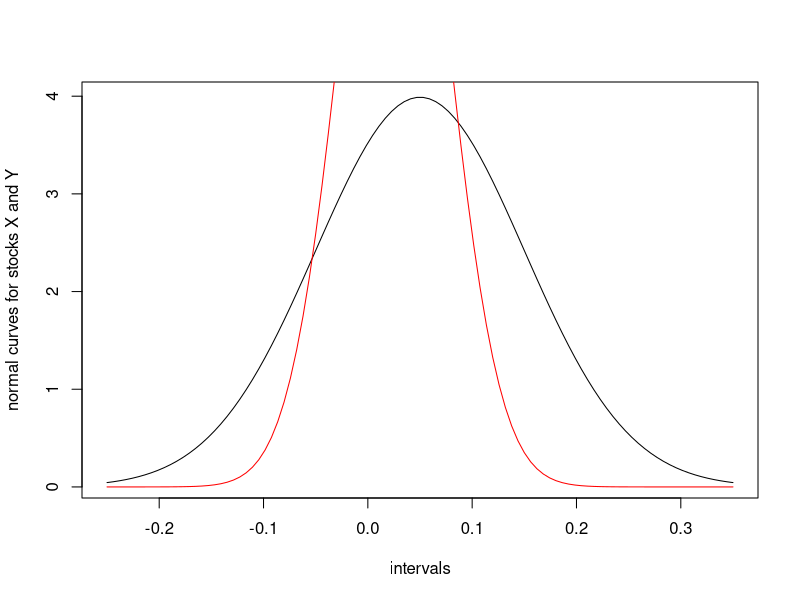
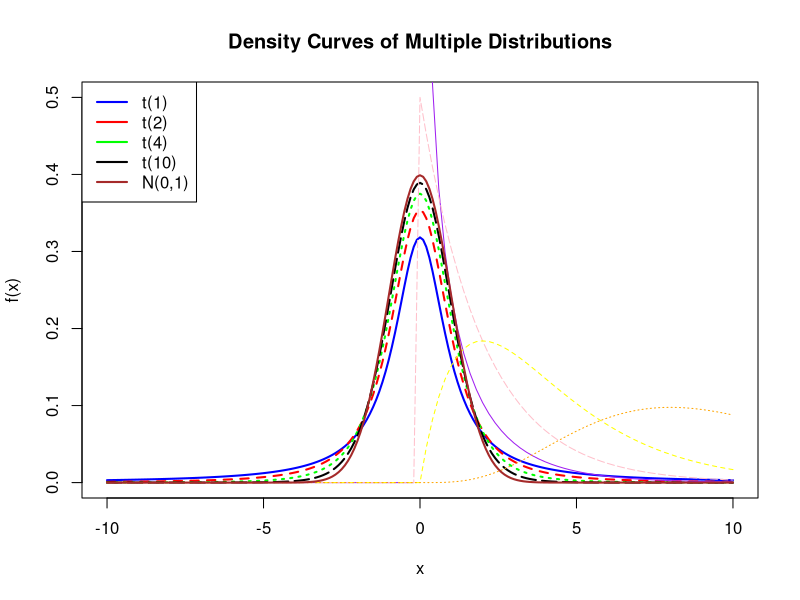

Source code (R) for these figures, in order:
## ---- chunk 1
pnorm(-1.96, mean = 0, sd = 1)

1-pnorm(1.64, mean = 0, sd = 1)

val <- pnorm(0.5, mean = 0, sd = 1) - pnorm(-0.5, mean = 0, sd = 1)
cat("The target probablity is: ", val)

qnorm(0.010)
qnorm(0.99)
qnorm(.05)
qnorm(.95)
## ---- chunk 2
intervals <- seq(-0.25, 0.35,length=100)
mrst <- dnorm(intervals,0.05,0.1)
sbux <- dnorm(intervals,0.025,0.05)
plot(intervals, mrst, ylab='normal curves for stocks X and Y', type="l", col="black")
lines(intervals, sbux, type="l", col="red")
## ---- chunk 3
library(scales)
W0 = 100000
mu.r = 0.05
sigma.r = 0.12
alpha = 0.01
VaR.01 = qnorm(alpha, mu.r, sigma.r) * W0
sprintf("The %s VaR is %.3f", percent(alpha), VaR.01)

Integrand <- function(u, alpha_value, mu, sigma) {
  W0*(qnorm(u, mu, sigma))/alpha_value
  }
res <- integrate(Integrand, lower = 0, upper = alpha,
                 alpha_value=alpha,
                 mu = mu.r,
                 sigma = sigma.r)

sprintf("The %s ES is %#.3f", percent(alpha), res[1])

alpha = 0.05
VaR.05 = qnorm(0.05, mu.r, sigma.r) * W0
sprintf("The %s VaR is %.3f", percent(alpha), VaR.05)

Integrand <- function(u, alpha_value, mu, sigma) {
  W0*(qnorm(u, mu, sigma))/alpha_value
  }
res <- integrate(Integrand, lower = 0, upper = alpha,
                 alpha_value=alpha,
                 mu = mu.r,
                 sigma = sigma.r)

sprintf("The %s ES is %#.3f", percent(alpha), res[1])
## ---- chunk 4
library(scales)
W0 <- 100000
alpha = 0.01
mu.r = 0.05
sigma.r = 0.12
VaR.01 = W0*(exp(qnorm(alpha, mu.r, sigma.r))-1)
sprintf("The %s VaR is %.3f", percent(alpha), VaR.01)

Integrand <- function(u, alpha_value, mu, sigma) {
  W0*(exp(qnorm(u, mu, sigma))-1)/alpha_value
  }
res <- integrate(Integrand, lower = 0, upper = alpha,
                 alpha_value=alpha,
                 mu = mu.r,
                 sigma = sigma.r)

sprintf("The %s ES is %#.3f", percent(alpha), res[1])

W0 <- 100000
alpha = 0.05
mu.r = 0.05
sigma.r = 0.12
VaR.05 = W0*(exp(qnorm(alpha, mu.r, sigma.r))-1)
sprintf("The %s VaR is %.3f", percent(alpha), VaR.05)

Integrand <- function(u, alpha_value, mu, sigma) {
  W0*(exp(qnorm(u, mu, sigma))-1)/alpha_value
  }
res <- integrate(Integrand, lower = 0, upper = alpha,
                 alpha_value=alpha,
                 mu = mu.r,
                 sigma = sigma.r)

sprintf("The %s ES is %#.3f", percent(alpha), res[1])

mu = 12*mu.r
abs.sd = sqrt(12*(sigma.r)^2)
alpha = 0.01
VaR.01 = W0*(exp(qnorm(alpha, mu, abs.sd))-1)
sprintf("The %s VaR over the year investment is %.3f", percent(alpha), VaR.01)

Integrand <- function(u, alpha_value, mu, sigma) {
  W0*(exp(qnorm(u, mu, sigma))-1)/alpha_value
  }
res <- integrate(Integrand, lower = 0, upper = alpha,
                 alpha_value=alpha,
                 mu = mu,
                 sigma = abs.sd)

sprintf("The %s ES over the year investment is %#.3f", percent(alpha), res[1])

alpha = 0.05
VaR.05 = W0*(exp(qnorm(alpha, mu, abs.sd))-1)
sprintf("The %s VaR over the year investment is %.3f", percent(alpha), VaR.05)

Integrand <- function(u, alpha_value, mu, sigma) {
  W0*(exp(qnorm(u, mu, sigma))-1)/alpha_value
  }
res <- integrate(Integrand, lower = 0, upper = alpha,
                 alpha_value=alpha,
                 mu = mu,
                 sigma = abs.sd)

sprintf("The %s ES over the year investment is %#.3f", percent(alpha), res[1])
## ---- chunk 5
x <- seq(-10,10,by=0.1)

x.norm <- dnorm(x) # standard norm density

x.t1 <- dt(x,df=1)
x.t2 <- dt(x,df=2)
x.t4 <- dt(x,df=4)
x.t10 <- dt(x,df=10)

plot(x.t1~x, type="l", col="blue", 
     lwd=2, ylim=c(0,0.5), xlab = "x", ylab = "f(x)", 
     main = "Density Curves of Multiple Distributions")

lines(x.t2~x, lty = "dashed", col="red", 
     lwd=2)

lines(x.t4~x, lty = "dotted", col = "green", lwd = 2)

lines(x.t10~x, lty ="longdash", col = "black", lwd = 2)

curve( dchisq(x, df=1), col='purple', add=TRUE)

curve( dchisq(x, df=2), col='pink', add=TRUE, lty = "longdash")

curve( dchisq(x, df=4), col='yellow', add=TRUE, lty = "dashed")

curve( dchisq(x, df=10), col='orange', add=TRUE, lty = "dotted")

lines(x.norm~x, type="l", col = "brown", lwd = 2)

legend(x="topleft", legend=c("t(1)","t(2)","t(4)","t(10)","N(0,1)"),
       col=c("blue","red", "green","black", "brown"), lwd=2)
